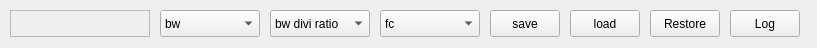
<?xml version="1.0" encoding="UTF-8"?>
<ui version="4.0">
 <class>EocFreq</class>
 <widget class="QWidget" name="EocFreq">
  <property name="geometry">
   <rect>
    <x>0</x>
    <y>0</y>
    <width>817</width>
    <height>48</height>
   </rect>
  </property>
  <property name="windowTitle">
   <string>Form</string>
  </property>
  <widget class="QPushButton" name="freqRestore">
   <property name="geometry">
    <rect>
     <x>650</x>
     <y>10</y>
     <width>70</width>
     <height>27</height>
    </rect>
   </property>
   <property name="text">
    <string>Restore</string>
   </property>
  </widget>
  <widget class="QPushButton" name="freqSave">
   <property name="geometry">
    <rect>
     <x>490</x>
     <y>10</y>
     <width>70</width>
     <height>27</height>
    </rect>
   </property>
   <property name="mouseTracking">
    <bool>false</bool>
   </property>
   <property name="text">
    <string>save</string>
   </property>
  </widget>
  <widget class="QPushButton" name="freqLoad">
   <property name="geometry">
    <rect>
     <x>570</x>
     <y>10</y>
     <width>70</width>
     <height>27</height>
    </rect>
   </property>
   <property name="text">
    <string>load</string>
   </property>
  </widget>
  <widget class="QPushButton" name="freqLog">
   <property name="geometry">
    <rect>
     <x>730</x>
     <y>10</y>
     <width>70</width>
     <height>27</height>
    </rect>
   </property>
   <property name="text">
    <string>Log</string>
   </property>
  </widget>
  <widget class="QComboBox" name="freqFC">
   <property name="geometry">
    <rect>
     <x>380</x>
     <y>10</y>
     <width>100</width>
     <height>27</height>
    </rect>
   </property>
   <item>
    <property name="text">
     <string>fc</string>
    </property>
   </item>
  </widget>
  <widget class="QComboBox" name="freqFullBW">
   <property name="geometry">
    <rect>
     <x>160</x>
     <y>10</y>
     <width>100</width>
     <height>27</height>
    </rect>
   </property>
   <item>
    <property name="text">
     <string>bw</string>
    </property>
   </item>
  </widget>
  <widget class="QComboBox" name="freqBW">
   <property name="geometry">
    <rect>
     <x>270</x>
     <y>10</y>
     <width>100</width>
     <height>27</height>
    </rect>
   </property>
   <item>
    <property name="text">
     <string>bw divi ratio</string>
    </property>
   </item>
  </widget>
  <widget class="QTextEdit" name="freqRange">
   <property name="enabled">
    <bool>false</bool>
   </property>
   <property name="geometry">
    <rect>
     <x>10</x>
     <y>10</y>
     <width>140</width>
     <height>27</height>
    </rect>
   </property>
  </widget>
 </widget>
 <resources/>
 <connections/>
</ui>
